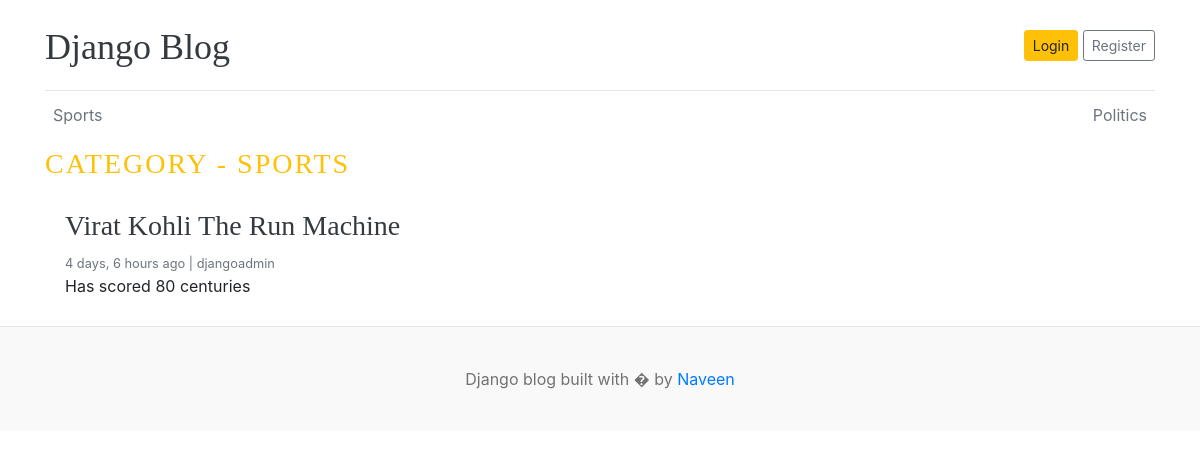
The app's page /category/1/, older data.
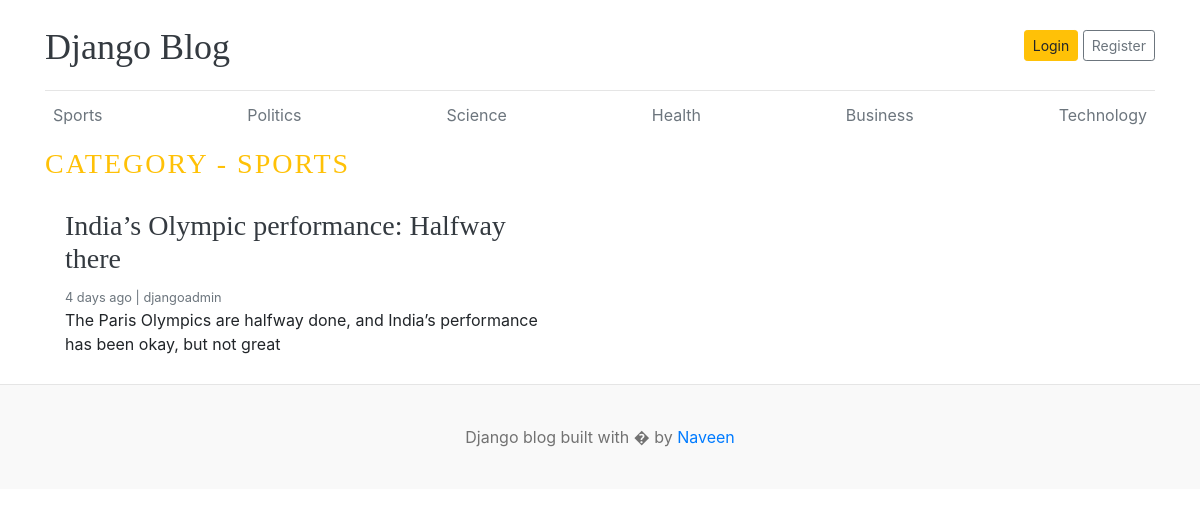
The same page, newer data.
### blog_mod/models.py (models this page shows, shortened)
class Category(models.Model):
    category_name = models.CharField(max_length=50, unique=True)
    created_at = models.DateTimeField(auto_now_add=True)
    updated_at = models.DateTimeField(auto_now=True)
    class Meta:
        verbose_name_plural = "categories"

class Blog(models.Model):
    title = models.CharField(max_length=100)
    slug = models.SlugField(max_length=150, unique=True, blank=True)
    category = models.ForeignKey(Category, on_delete=models.CASCADE)
    author = models.ForeignKey(User, models.CASCADE)
    featured_image = models.ImageField(upload_to="uploads/%Y/%m/%d")
    short_description = models.TextField(max_length=500)
    blog_body = models.TextField(max_length=2000)
    status = models.CharField(max_length=20, choices=STATUS_CHOICES, default="Drafts")
    is_featured = models.BooleanField(default=False)
    created_at = models.DateTimeField(auto_now_add=True)
    updated_at = models.DateTimeField(auto_now=True)

### blog_mod/views.py (the view)
# urls.py: path("<int:category_id>/",views.posts_by_category, name = "posts_by_category")
def posts_by_category(request, category_id):
    posts = Blog.objects.filter(status="Published", category_id=category_id)
    category = get_object_or_404(Category, id=category_id)
    context = {"posts": posts, "category": category}
    return render(request, "category.html", context)

### blog_mod/context_processors.py (called while the page is built)
def get_category(request):
    categories = Category.objects.all()
    return dict(categories=categories)

def get_socialLinks(request):
    social_links = SocialLinks.objects.all()
    return dict(social_links=social_links)

### templates/category.html (shortened to what this page needs)
{% extends 'base.html' %}
{% block content %}
  <h3 class="text-uppercase text-warning" style="letter-spacing: 2px">Category - {{ category.category_name }}</h3>
  <div class="row mb-2">
    {% if posts %}
      {% for post in posts %}
        <div class="col-md-6">
          <div class="card border-0">
            <div class="card-body">
              <h3><a href="{% url 'blogs' post.slug %}" class="text-dark">{{ post.title }}</a></h3>
              <small class="mb-1 text-muted">{{ post.created_at|timesince }} ago | {{ post.author }}</small>
              <p class="card-text">{{ post.short_description|truncatewords:20 }}</p>
            </div>
          </div>
        </div>
      {% endfor %}
    {% else %}
      <p>No Posts Found</p>
    {% endif %}
  </div>
{% endblock %}

### templates/base.html (shortened to what this page needs)
{% load static %}
<!DOCTYPE html>
<html lang="en">
  <head>
    <link href="https://getbootstrap.com/docs/4.0/dist/css/bootstrap.min.css" rel="stylesheet" />
    <link href="{% static 'css/blog.css' %}" rel="stylesheet" />
  </head>
  <body>
    <div class="container">
      <header class="blog-header py-3">
        <div class="row flex-nowrap justify-content-between align-items-center">
          <div class="col-8 pt-1">
            <a class="blog-header-logo text-dark" href="/">Django Blog</a>
          </div>
          <div class="col-4 d-flex justify-content-end align-items-center">
            <a class="btn btn-sm btn-warning" href="#">Login</a> &nbsp;
            <a class="btn btn-sm btn-outline-secondary" href="#">Register</a>
          </div>
        </div>
      </header>
      <div class="nav-scroller py-1 mb-2">
        <nav class="nav d-flex justify-content-between">
          {% for cat in categories %}
            <a class="p-2 text-muted" href="{% url 'posts_by_category' cat.id %}">{{ cat.category_name }}</a>
          {% endfor %}
        </nav>
      </div>
      {% block content %}
      {% endblock %}
    </div>
    <footer class="blog-footer">
      <p>
        Django blog built with � by <a href="#">Naveen</a>
      </p>
    </footer>
  </body>
</html>

### static/css/blog.css (style rules this page uses)
.blog-header { border-bottom: 1px solid #e5e5e5; }
.blog-header-logo { font-family: "Playfair Display", Georgia, "Times New Roman", serif; font-size: 2.25rem; }
h1, h2, h3, h4, h5, h6 { font-family: "Playfair Display", Georgia, "Times New Roman", serif; }
.blog-footer { padding: 2.5rem 0; color: #727272; text-align: center; background-color: #f9f9f9; border-top: .05rem solid #e5e5e5; }
.blog-footer p:last-child { margin-bottom: 0; }

Row changes from the older to the newer data that the page shows:
removed Blog: title "Virat Kohli The Run Machine", created_at "4 days, 6 hours", author "djangoadmin", short_description "Has scored 80 centuries"
added Category: category_name "Science"
added Category: category_name "Health"
added Category: category_name "Business"
added Category: category_name "Technology"
added Blog: title "India’s Olympic performance: Halfway there", created_at "4 days", author "djangoadmin", short_description "The Paris Olympics are halfway done, and India’s performance has been okay, but not great"
